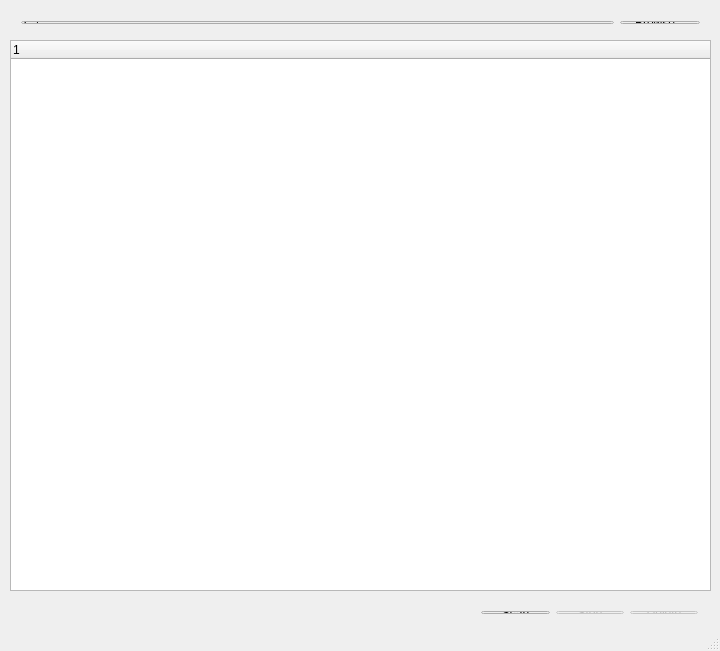
<?xml version="1.0" encoding="UTF-8"?>
<ui version="4.0">
 <class>MainWindow</class>
 <widget class="QMainWindow" name="MainWindow">
  <property name="geometry">
   <rect>
    <x>0</x>
    <y>0</y>
    <width>720</width>
    <height>651</height>
   </rect>
  </property>
  <property name="windowTitle">
   <string>Empty Finder</string>
  </property>
  <property name="windowIcon">
   <iconset>
    <normaloff>1391321446_127067.ico</normaloff>1391321446_127067.ico</iconset>
  </property>
  <widget class="QWidget" name="centralWidget">
   <widget class="QTreeWidget" name="treeWidget">
    <property name="geometry">
     <rect>
      <x>10</x>
      <y>40</y>
      <width>701</width>
      <height>551</height>
     </rect>
    </property>
    <column>
     <property name="text">
      <string notr="true">1</string>
     </property>
    </column>
   </widget>
   <widget class="QWidget" name="layoutWidget">
    <property name="geometry">
     <rect>
      <x>10</x>
      <y>10</y>
      <width>701</width>
      <height>25</height>
     </rect>
    </property>
    <layout class="QGridLayout" name="gridLayout">
     <item row="0" column="0">
      <widget class="QLineEdit" name="lineEdit">
       <property name="text">
        <string>C:\</string>
       </property>
      </widget>
     </item>
     <item row="0" column="1">
      <widget class="QPushButton" name="pushButton">
       <property name="text">
        <string>Browse...</string>
       </property>
      </widget>
     </item>
    </layout>
   </widget>
   <widget class="QWidget" name="layoutWidget">
    <property name="geometry">
     <rect>
      <x>470</x>
      <y>600</y>
      <width>239</width>
      <height>25</height>
     </rect>
    </property>
    <layout class="QHBoxLayout" name="horizontalLayout">
     <item>
      <widget class="QPushButton" name="scanBtn">
       <property name="text">
        <string>Scan</string>
       </property>
      </widget>
     </item>
     <item>
      <widget class="QPushButton" name="stopBtn">
       <property name="enabled">
        <bool>false</bool>
       </property>
       <property name="text">
        <string>Stop</string>
       </property>
      </widget>
     </item>
     <item>
      <widget class="QPushButton" name="delBtn">
       <property name="enabled">
        <bool>false</bool>
       </property>
       <property name="text">
        <string>Delete</string>
       </property>
      </widget>
     </item>
    </layout>
   </widget>
  </widget>
  <widget class="QStatusBar" name="statusBar"/>
 </widget>
 <layoutdefault spacing="6" margin="11"/>
 <resources/>
 <connections/>
</ui>
